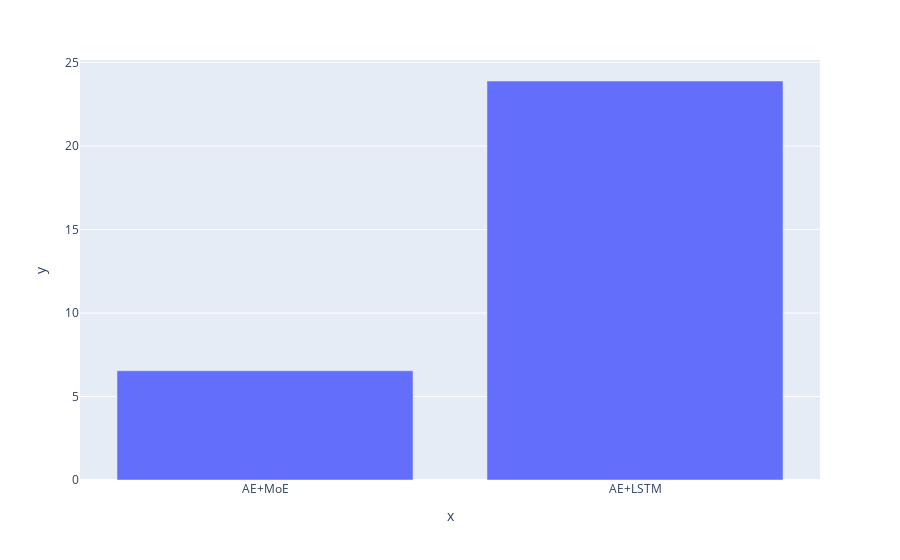

Source (notebook cell):
### Code cell
fig = ex.bar(x=["AE+MoE", "AE+LSTM"], y=[(np.mean(errMoe)/ref_mean)*100, (np.mean(errLstm)/ref_mean)*100])
fig.show()

### Figure 1 — Plotly figure (JSON) as saved in the notebook; plotly's stock layout.template omitted (floating-point values rounded to 4 significant figures)
{"data": [{"alignmentgroup": "True", "hovertemplate": "x=%{x}<br>y=%{y}<extra></extra>", "legendgroup": "", "marker": {"color": "#636efa", "pattern": {"shape": ""}}, "name": "", "offsetgroup": "", "orientation": "v", "showlegend": false, "textposition": "auto", "type": "bar", "x": ["AE+MoE", "AE+LSTM"], "xaxis": "x", "y": [6.541, 23.89], "yaxis": "y"}], "layout": {"barmode": "relative", "legend": {"tracegroupgap": 0}, "margin": {"t": 60}, "xaxis": {"anchor": "y", "domain": [0, 1], "title": {"text": "x"}}, "yaxis": {"anchor": "x", "domain": [0, 1], "title": {"text": "y"}}}}
